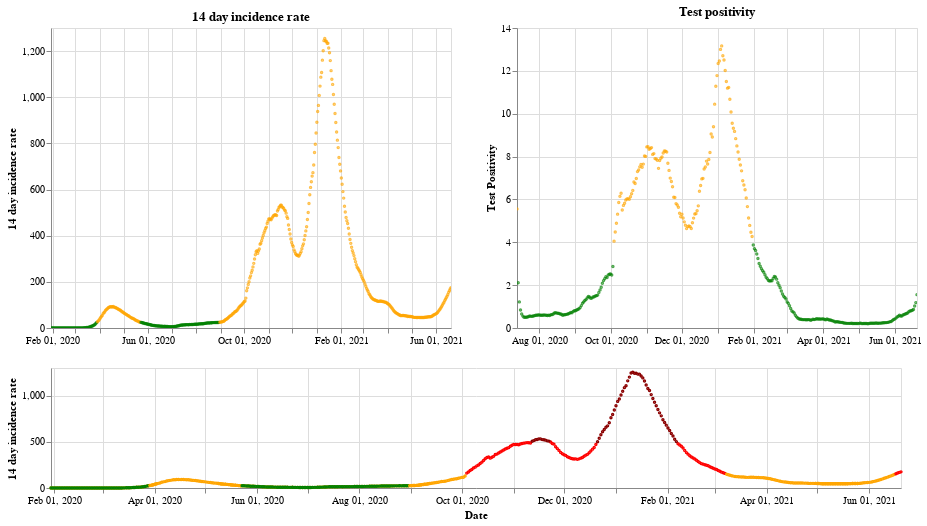

Source (notebook cell):
### Markdown cell above
## England

### Code cell
plot_traffic_light('England')

### Figure 1 — Vega-Lite specification as saved in the notebook (floating-point values rounded to 4 significant figures; data arrays with more than 128 entries replaced by an {"elided": "..."} marker saying what was removed)
{"config": {"view": {"continuousWidth": 400, "continuousHeight": 300}}, "vconcat": [{"hconcat": [{"mark": {"type": "point", "size": 2}, "encoding": {"color": {"condition": {"value": "green", "test": "(datum.twoWeeklyCasesRate <= 25)"}, "value": "orange"}, "tooltip": [{"type": "nominal", "field": "areaName"}, {"type": "temporal", "field": "date"}, {"type": "quantitative", "field": "twoWeeklyCasesRate"}, {"type": "quantitative", "field": "testPositivity"}], "x": {"type": "temporal", "axis": {"title": ""}, "field": "date", "scale": {"domain": {"selection": "DateBrush"}}, "timeUnit": "yearmonthdate"}, "y": {"type": "quantitative", "axis": {"title": "14 day incidence rate"}, "field": "twoWeeklyCasesRate"}}, "title": "14 day incidence rate", "width": 400}, {"mark": {"type": "point", "size": 2}, "encoding": {"color": {"condition": {"value": "green", "test": "(datum.testPositivity <= 4)"}, "value": "orange"}, "tooltip": [{"type": "nominal", "field": "areaName"}, {"type": "temporal", "field": "date"}, {"type": "quantitative", "field": "twoWeeklyCasesRate"}, {"type": "quantitative", "field": "testPositivity"}], "x": {"type": "temporal", "axis": {"title": ""}, "field": "date", "scale": {"domain": {"selection": "DateBrush"}}, "timeUnit": "yearmonthdate"}, "y": {"type": "quantitative", "axis": {"title": "Test Positivity"}, "field": "testPositivity"}}, "title": "Test positivity", "width": 400}]}, {"layer": [{"mark": {"type": "point", "size": 2}, "encoding": {"color": {"condition": {"value": "orange", "test": "((50 && datum.twoWeeklyCasesRate) < 150)"}, "value": "red"}, "opacity": {"condition": {"value": 1, "test": "((50 && datum.twoWeeklyCasesRate) < 500)"}, "value": 0}, "tooltip": [{"type": "nominal", "field": "areaName"}, {"type": "temporal", "field": "date"}, {"type": "quantitative", "field": "twoWeeklyCasesRate"}, {"type": "quantitative", "field": "testPositivity"}], "x": {"type": "temporal", "axis": {"title": "Date"}, "field": "date", "timeUnit": "yearmonthdate"}, "y": {"type": "quantitative", "axis": {"title": "14 day incidence rate"}, "field": "twoWeeklyCasesRate"}}, "selection": {"DateBrush": {"type": "interval", "encodings": ["x"], "fields": ["Time"]}}, "width": 850}, {"mark": {"type": "point", "size": 2}, "encoding": {"color": {"value": "darkred"}, "opacity": {"condition": {"value": 1, "test": "(datum.twoWeeklyCasesRate >= 500)"}, "value": 0}, "tooltip": [{"type": "nominal", "field": "areaName"}, {"type": "temporal", "field": "date"}, {"type": "quantitative", "field": "twoWeeklyCasesRate"}, {"type": "quantitative", "field": "testPositivity"}], "x": {"type": "temporal", "axis": {"title": "Date"}, "field": "date", "timeUnit": "yearmonthdate"}, "y": {"type": "quantitative", "axis": {"title": "14 day incidence rate"}, "field": "twoWeeklyCasesRate"}}, "width": 400}, {"mark": {"type": "point", "size": 2}, "encoding": {"color": {"condition": {"value": "green", "test": "((4 && datum.twoWeeklyCasesRate) < 25)"}, "value": "orange"}, "opacity": {"condition": {"value": 1, "test": "(datum.twoWeeklyCasesRate < 50)"}, "value": 0}, "tooltip": [{"type": "nominal", "field": "areaName"}, {"type": "temporal", "field": "date"}, {"type": "quantitative", "field": "twoWeeklyCasesRate"}, {"type": "quantitative", "field": "testPositivity"}], "x": {"type": "temporal", "axis": {"title": "Date"}, "field": "date", "timeUnit": "yearmonthdate"}, "y": {"type": "quantitative", "axis": {"title": "14 day incidence rate"}, "field": "twoWeeklyCasesRate"}}, "width": 400}], "height": 120, "width": 800}], "data": {"name": "data-c35b5e970ec468eb9f32c00688947387"}, "$schema": "https://vega.github.io/schema/vega-lite/v4.8.1.json", "datasets": {"data-c35b5e970ec468eb9f32c00688947387": {"elided": "508 records"}}}
